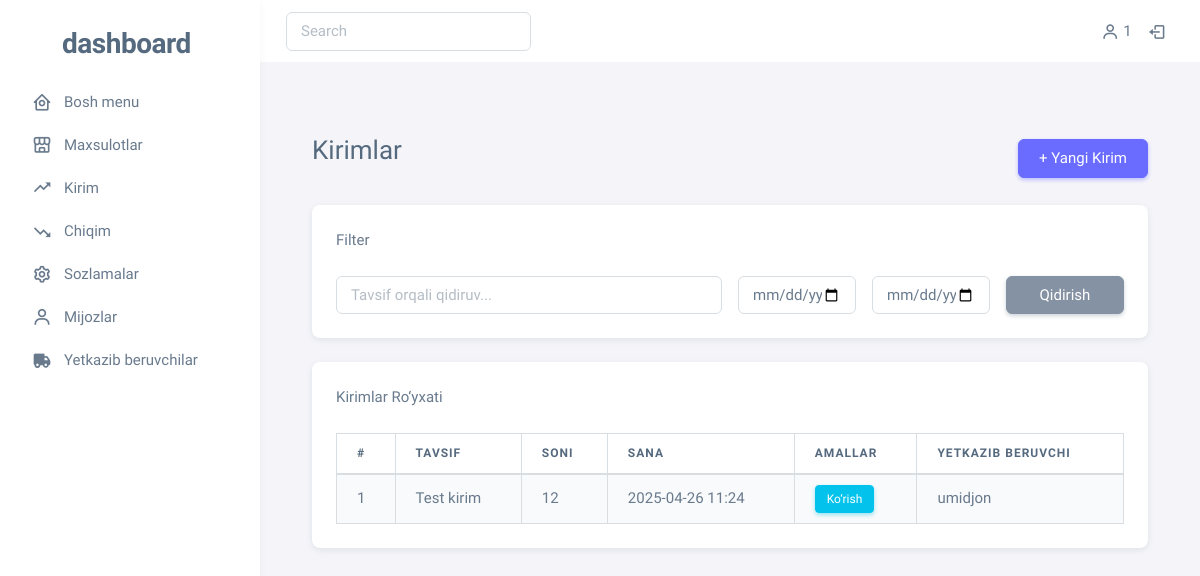
Before: /enter/ (signed in) with the older database file.
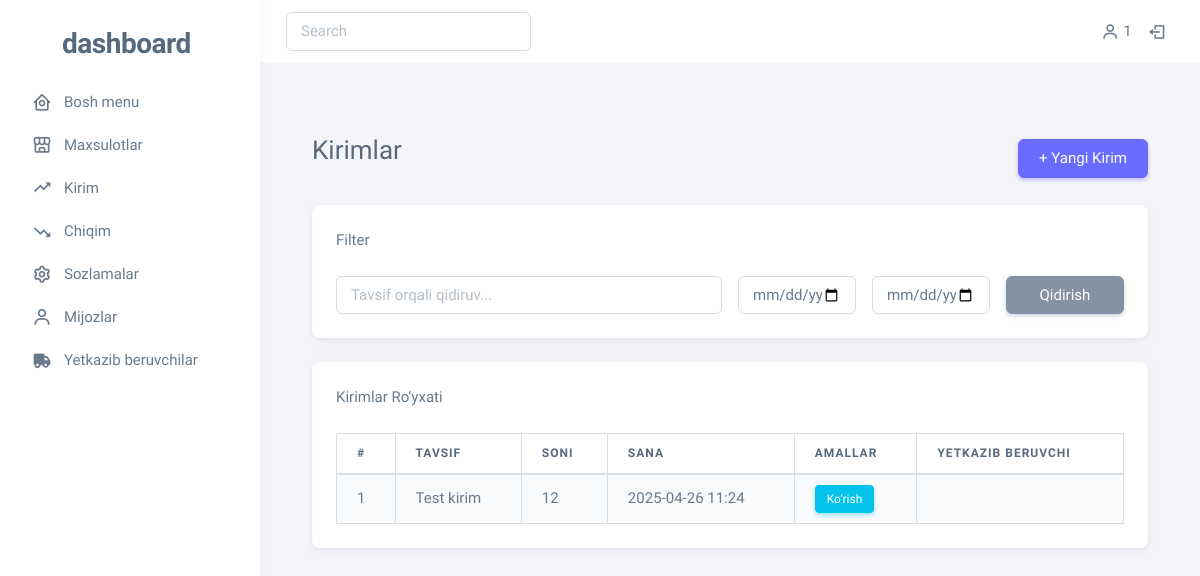
After: the same page with the newer database file.
### main/models.py (models this page shows, shortened)
class Enter(models.Model):
    description = models.TextField()
    created_at = models.DateTimeField(auto_now_add=True)
    deliver = models.ForeignKey('CustomUser', on_delete=models.SET_NULL, null=True)
    class Meta:
        verbose_name = 'Enter'
        verbose_name_plural = 'Enters'
        ordering = ['-created_at']
    @property
    def get_total_products(self):
        items = EnterItem.objects.filter(enter=self)
        total = 0
        for item in items:
            total += item.quantity
        return total

class CustomUser(AbstractUser):
    user_type = models.CharField(max_length=50,
        default='user',
        choices=[
            ('user', 'User'),
            ('deliver', 'Deliver'),
            ('customer', 'Customer')
        ])
    class Meta:
        verbose_name = 'User'
        verbose_name_plural = 'Users'
        ordering = ['-id']

class EnterItem(models.Model):
    enter = models.ForeignKey(Enter, on_delete=models.CASCADE)
    product = models.ForeignKey(Product, on_delete=models.CASCADE)
    quantity = models.PositiveIntegerField()
    created_at = models.DateTimeField(auto_now_add=True)
    class Meta:
        verbose_name = 'EnterItem'
        verbose_name_plural = 'EnterItems'
        ordering = ['-created_at']

### main/views.py (the view)
# urls.py: path('enter/', views.enter, name='enter'),
@login_required(login_url='login')
def enter(request):
    context = {'enters': Enter.objects.all(), 'categories': Category.objects.all()}
    return render(request, 'enter.html', context=context)

### templates/enter.html
{% extends 'base.html' %}
{% load static %}
{% block content %}
<div class="container mt-5">
  <div class="d-flex justify-content-between align-items-center mb-4">
    <h3>Kirimlar</h3>
    <a href="{% url 'add_enter' %}" class="btn btn-primary">
      + Yangi Kirim
    </a>
  </div>
<div class="card mb-4">
    <div class="card-header">Filter</div>
    <div class="card-body">
      <form method="GET" class="row g-3" action="{% url 'filter_enter'%}">
        <div class="col-md-6">
          <input type="text" name="search" class="form-control" placeholder="Tavsif orqali qidiruv..." value="{{ request.GET.search }}">
        </div>
        <div class="col-md-2">
          <input type="date" name="start_date" class="form-control" value="{{ request.GET.date }}">
        </div>
        <div class="col-md-2">
            <input type="date" name="end_date" class="form-control" value="{{ request.GET.date }}">
          </div>
        <div class="col-md-2">
          <button type="submit" class="btn btn-secondary w-100">Qidirish</button>
        </div>
      </form>
    </div>
  </div>
  <div class="card">
    <div class="card-header">Kirimlar Ro‘yxati</div>
    <div class="card-body">
      <table class="table table-bordered table-striped">
        <thead>
          <tr>
            <th>#</th>
            <th>Tavsif</th>
            <th>Soni</th>
            <th>Sana</th>
            <th>Amallar</th>
            <th>Yetkazib beruvchi</th>
          </tr>
        </thead>
        <tbody>
          {% for enter in enters %}
          <tr>
            <td>{{ forloop.counter }}</td>
            <td>{{ enter.description | truncatechars:50 }}</td>
            <td>{{ enter.get_total_products }}</td>
            <td>{{ enter.created_at|date:"Y-m-d H:i" }}</td>
            <td>
              <a href="{% url 'enter_item' enter.id %}" class="btn btn-sm btn-info">
                Ko‘rish
              </a>
            </td>
            <td>{{ enter.deliver.username }}</td>
          </tr>
          {% empty %}
          <tr>
            <td colspan="4" class="text-center">Hozircha kirimlar mavjud emas.</td>
          </tr>
          {% endfor %}
        </tbody>
      </table>
    </div>
  </div>
</div>
{% endblock %}

Changed rows visible on the page:
changed Enter "Test kirim": deliver.username "umidjon" → (not shown)
